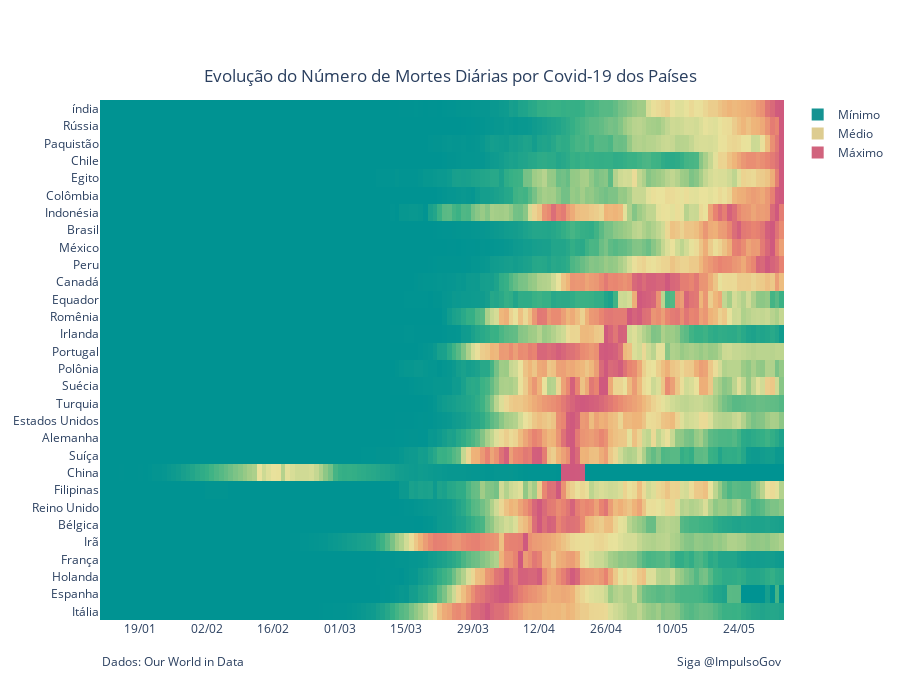

The notebook cell this image was saved under:
### Code cell
prepare_heatmap(df_world, place_type="country_pt", mavg_days=7, 
                title='Evolução do Número de Mortes Diárias por Covid-19 dos Países',
               datasource='Our World in Data'
               )

### Figure 1 — Plotly figure (JSON) as saved in the notebook; plotly's stock layout.template omitted (floating-point values rounded to 4 significant figures; data arrays with more than 128 entries replaced by an {"elided": "..."} marker saying what was removed)
{"data": [{"colorscale": [[0, "rgb(0, 147, 146)"], [0.1667, "rgb(57, 177, 133)"], [0.3333, "rgb(156, 203, 134)"], [0.5, "rgb(233, 226, 156)"], [0.6667, "rgb(238, 180, 121)"], [0.8333, "rgb(232, 132, 113)"], [1, "rgb(207, 89, 126)"]], "hoverinfo": "text", "hovertext": {"elided": "30x144 str values"}, "showscale": false, "type": "heatmap", "x": {"elided": "144 str values"}, "y": ["Itália", "Espanha", "Holanda", "França", "Irã", "Bélgica", "Reino Unido", "Filipinas", "China", "Suíça", "Alemanha", "Estados Unidos", "Turquia", "Suécia", "Polônia", "Portugal", "Irlanda", "Romênia", "Equador", "Canadá", "Peru", "México", "Brasil", "Indonésia", "Colômbia", "Egito", "Chile", "Paquistão", "Rússia", "índia"], "z": {"elided": "30x144 float values"}}, {"marker": {"color": "#159392", "size": 12, "symbol": "square"}, "mode": "markers", "name": "Mínimo", "showlegend": true, "type": "scatter", "x": [null], "y": [null]}, {"marker": {"color": "#ddcc90", "size": 12, "symbol": "square"}, "mode": "markers", "name": "Médio", "showlegend": true, "type": "scatter", "x": [null], "y": [null]}, {"marker": {"color": "#d1637d", "size": 12, "symbol": "square"}, "mode": "markers", "name": "Máximo", "showlegend": true, "type": "scatter", "x": [null], "y": [null]}], "layout": {"annotations": [{"showarrow": false, "text": "Siga @ImpulsoGov", "x": 1, "xref": "paper", "y": -0.1, "yref": "paper"}, {"showarrow": false, "text": "Dados: Our World in Data", "x": 0, "xref": "paper", "y": -0.1, "yref": "paper"}], "height": 700, "margin": {"l": 100, "r": 100, "t": 100}, "plot_bgcolor": "rgba(0,0,0,0)", "title": {"text": "Evolução do Número de Mortes Diárias por Covid-19 dos Países", "x": 0.5, "xanchor": "center", "y": 0.9, "yanchor": "auto"}, "xaxis": {"domain": [0, 1], "tickformat": "%d/%m"}, "yaxis": {"tickmode": "linear"}}}
